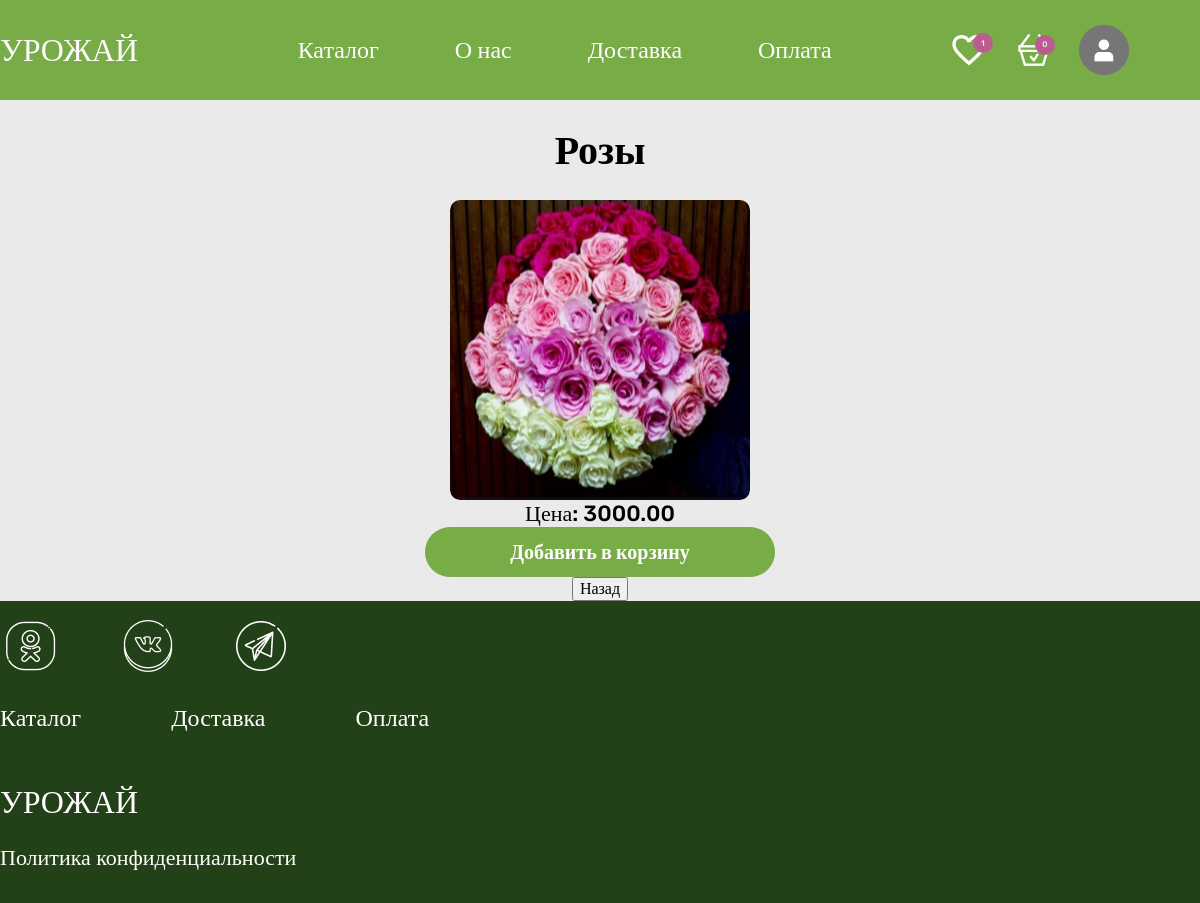
The page /product/1 (signed in) on the database its author committed.
### catalog/models.py (models this page shows, shortened)
class Product(models.Model):
    category = models.ForeignKey(Category, on_delete=models.PROTECT, verbose_name='Категория')
    stock = models.ForeignKey(Stocks, on_delete=models.SET_NULL, verbose_name='Акция', null=True)
    name = models.CharField(max_length=100, verbose_name='Название')
    price = models.DecimalField(max_digits=10, decimal_places=2, verbose_name='Цена')
    description = models.TextField(verbose_name='Описание')
    class Meta:
        verbose_name_plural = 'Товар'

class PhotoProduct(models.Model):
    product = models.ForeignKey(Product, related_name='photos', on_delete=models.CASCADE)
    photo = models.ImageField(upload_to='photos/', verbose_name='Фотография')

### catalog/views.py (the view)
# urls.py: path('product/<int:pk>', PostDetailView.as_view(), name='detail'),
class PostDetailView(DetailView):
    model = Product
    template_name = 'product.html'
    context_object_name = 'product'
    def get_context_data(self, **kwargs):
        context = super().get_context_data(**kwargs)
        user = self.request.user
        if user.is_authenticated:
            context['like_count'] = user.user_likes.count()
            context['basket_count'] = user.user_products.count()
        else:
            context['like_count'] = 0
            context['basket_count'] = 0
        return context

### catalog/templates/product.html (shortened to what this page needs)
{% extends 'base.html' %}
{% block styles %}
    {% load static %}
    <link rel="stylesheet" type="text/css" href="{% static 'css/product_style.css' %}">
{% endblock %}
{% block content %}
    <section class="catalog">
        <h1> {{product.name}} </h1>
        <div>
            <img class="img" src="{{product.photos.all.0.photo.url}}" alt="Изображение продукта" />
        </div>
        <p class="cost">Цена: {{product.price}}</p>
        <div class="detailed1">
            <button class="detailed color" type="button">Добавить в корзину</button>
        </div>
        <div class="back">
            <button onclick="history.back()">Назад</button>
        </div>
    </section>
{% endblock %}

### static/css/product_style.css (style rules this page uses)
.catalog { display: flex; flex-direction: column; align-items: center; }
h1 { font-size: 40px; font-family: "Rubik"; height: 100px; display: flex; align-items: center; }
.cost { font-size: 40px; font-family: "Rubik"; height: 100px; display: flex; align-items: center; }
.detailed1 { display: flex; justify-content: flex-end; align-items: flex-end; height: 50px; width: 350px; }
.detailed { border: none; color: #FFFDFD; font-family: "Rubik"; font-size: 20px; height: 100%; width: 100%; border-bottom: 1px solid #78AC47; border-radius: 50px; background-color: #78AC47; display: flex; justify-content: center; align-items: center; font-weight: 700; }
.img { height: 300px; width: 300px; background-size: cover; background-position: center; border-radius: 10px; }

### static/css/style.css (style rules this page uses)
html { height: 100%; width: 100%; }
body { height: 100%; width: 100%; }
.catalog { background-color: #EAEAEA; height: fit-content; }
.img { cursor: pointer; }
.cost { height: 27px; font-size: 22px; font-family: "Rubik"; font-weight: 500; }
.detailed1 { display: flex; justify-content: flex-end; align-items: flex-end; height: 50px; width: 350px; }
.detailed { border: none; color: #FFFDFD; font-family: "Rubik"; font-size: 20px; height: 100%; width: 100%; border-bottom: 1px solid #78AC47; border-radius: 50px; background-color: #78AC47; display: flex; justify-content: center; align-items: center; font-weight: 700; }

### rows shown on the page
Product: name "Розы", photos.all.0.photo (picture), price "3000.00"

### other values the page prints
{{ like_count }} "1"
{{ basket_count }} "0"
